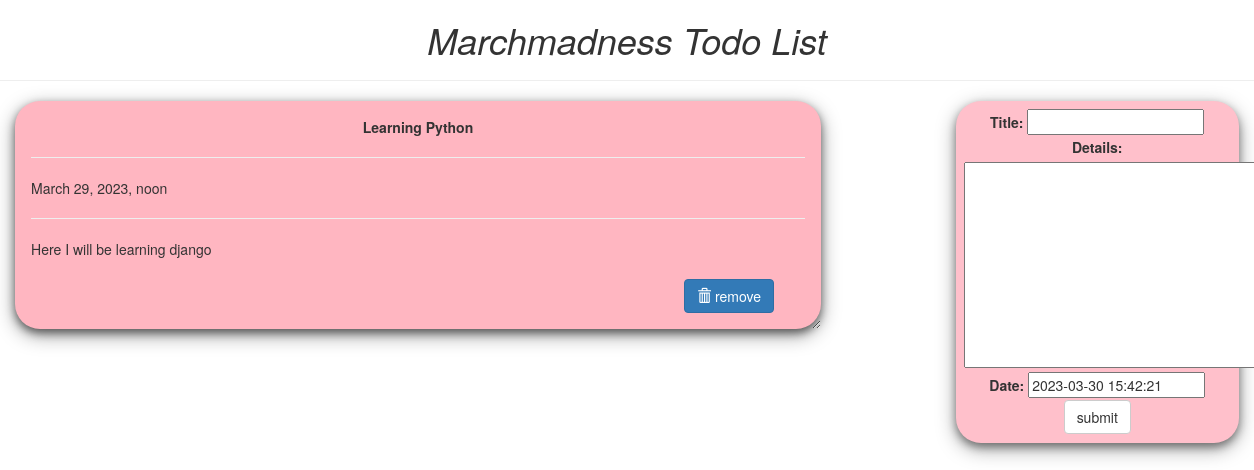
The app's page / (signed in), older data.
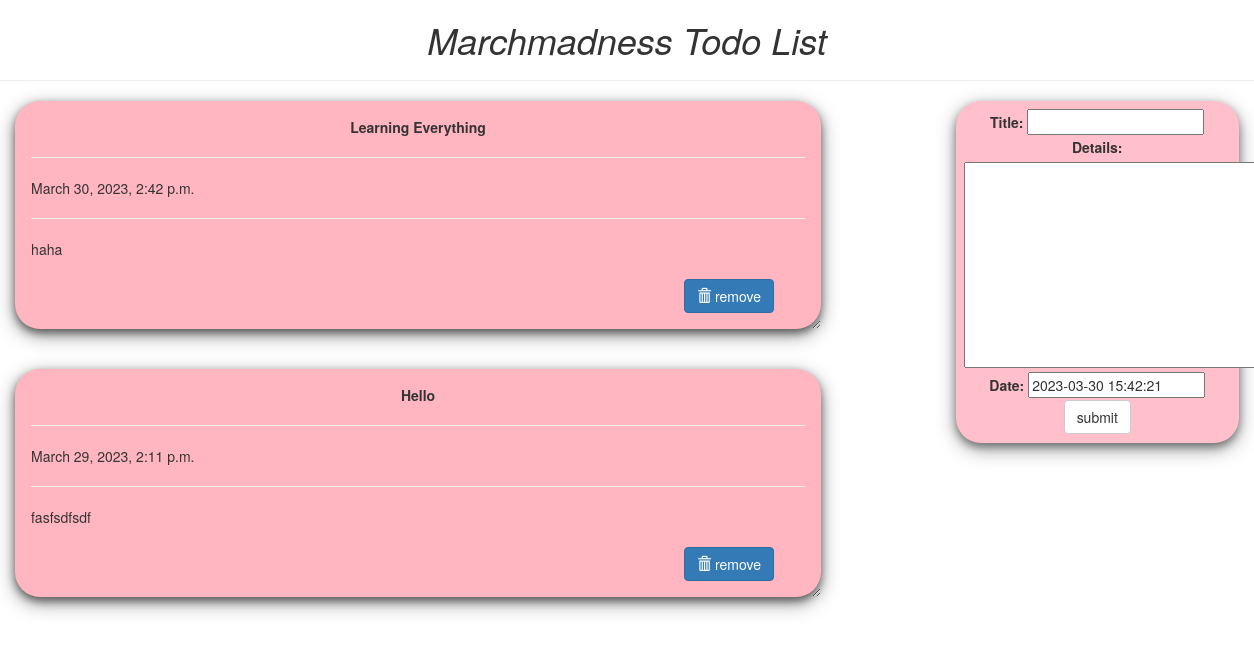
The same page, newer data.
### todoapp/models.py (models this page shows, shortened)
class Todo(models.Model):
    title = models.CharField(max_length=100)
    details = models.TextField()
    date = models.DateTimeField(default=timezone.now)

### todoapp/views.py (the view)
# urls.py: path('', views.index, name="todo"),
@login_required(login_url="/login")
def index(request):
    item_list = Todo.objects.order_by("-date")
    if request.method == "POST":
        form=TodoForm(request.POST)
        if form.is_valid():
            form.save()
            return redirect('todo')
    form=TodoForm()
    page = {
        'forms':form,
        'list':item_list,
        'title':'DRCFS & TWL Bootcamp'
    }
    return render(request, 'todoapp/todoapp.html', page)

### todoapp/forms.py
class TodoForm(forms.ModelForm):
    class Meta:
        model = Todo
        fields = "__all__"

### templates/todoapp/todoapp.html (shortened to what this page needs)
{% load static %}
<!DOCTYPE html>
<html lang="en" dir="ltr">
<head>
<link rel="stylesheet" href="https://maxcdn.bootstrapcdn.com/bootstrap/3.3.7/css/bootstrap.min.css">
</head>
<body class="container-fluid">
<link href="{% static 'css/todoapp.css' %}" rel="stylesheet">
<center class="row">
	<h1><i>Marchmadness Todo List</i></h1>
	<hr />
</center>
<div class="row">
	<div class="col-md-8">
	{% for i in list %}
	<div class="card">
		<center><b>{{i.title}}</b></center>
		<hr/>
		{{i.date}}
		<hr/>
		{{i.details}}
		<br />
		<br />
		<form action="/del/{{i.id}}" method="POST" style=" padding-right: 4%; padding-bottom: 3%;">
		<button value="remove" type="submit" class="btn btn-primary" style="float: right;"><span class="glyphicon glyphicon-trash"></span>  remove</button>
		</form>
	</div>
	{% endfor %}
	</div>
	<div class="col-md-1"> </div>
	<div class="col-md-3" >
	<div class="submit_form">
	<form method="POST">
		{{forms}}
	<center>
		<input type="submit" class="btn btn-default" value="submit" />
	</center>
	</form>
	</div>
</div>
</div>
</body>
</html>

Row changes from the older to the newer data that the page shows:
removed Todo: title "Learning Python", date "March 29, 2023, noon", details "Here I will be learning django"
added Todo: title "Learning Everything", date "March 30, 2023, 2:42 p.m.", details "haha"
added Todo: title "Hello", date "March 29, 2023, 2:11 p.m.", details "fasfsdfsdf"
